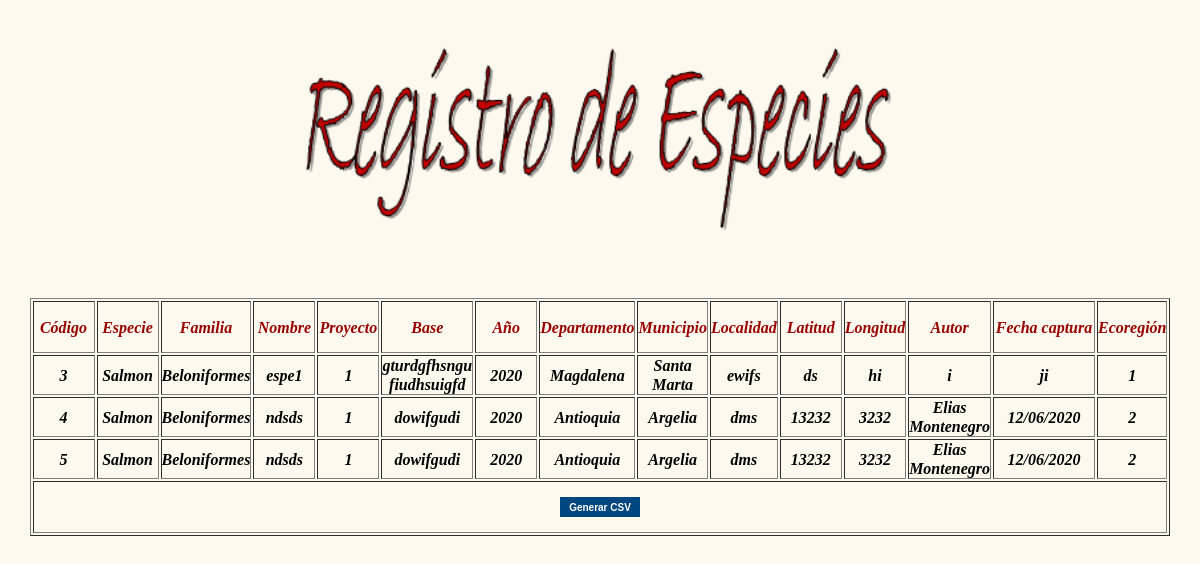
The page /verespecies.php on the database its author committed.
### tables this page shows
CREATE TABLE IF NOT EXISTS `analisis` (
  `codregesp` int(7) NOT NULL AUTO_INCREMENT,
  `idespecie` int(6) NOT NULL,
  `idfamilia` int(4) NOT NULL,
  `nomespest` varchar(70) NOT NULL,
  `proyecto` varchar(50) NOT NULL,
  `base` varchar(300) NOT NULL,
  `anio` int(4) NOT NULL,
  `dept` int(2) NOT NULL,
  `mnpio` int(4) NOT NULL,
  `localidad` varchar(10) NOT NULL,
  `latitud` varchar(30) NOT NULL,
  `longitud` varchar(30) NOT NULL,
  `autor` varchar(40) NOT NULL,
  `feccapt` varchar(10) NOT NULL,
  `ecoregion` varchar(40) NOT NULL,
  PRIMARY KEY (`codregesp`)
);

CREATE TABLE IF NOT EXISTS `especies` (
  `idespecie` int(6) NOT NULL AUTO_INCREMENT,
  `nomespecie` varchar(50) NOT NULL,
  PRIMARY KEY (`idespecie`)
);

CREATE TABLE IF NOT EXISTS `familia` (
  `idfamilia` int(4) NOT NULL AUTO_INCREMENT,
  `nomfamilia` varchar(50) NOT NULL,
  PRIMARY KEY (`idfamilia`)
);

CREATE TABLE IF NOT EXISTS `departamentos` (
  `IdDepart` int(2) NOT NULL,
  `NomDep` varchar(100) NOT NULL,
  PRIMARY KEY (`IdDepart`)
);

CREATE TABLE IF NOT EXISTS `municipios` (
  `codmun` int(4) NOT NULL,
  `idmun` int(3) NOT NULL,
  `NomMunicipio` varchar(100) NOT NULL,
  `IdDept` int(2) NOT NULL,
  PRIMARY KEY (`codmun`)
);

### consultas.php (the view, shortened to what this page needs)
<?php
function mostrardatos(){
	$sql = mysql_query("select * from analisis");
	while($row = mysql_fetch_assoc($sql)){
		echo"<tr>";
		echo "<td align='center'><label class='texto3'>".$row["codregesp"]."</label></td>";
		$especie = $row["idespecie"];
		$sql2 = mysql_query("select * from especies where idespecie='$especie'");
		$row2 = mysql_fetch_assoc($sql2);
		$nesp = $row2["nomespecie"];
		echo "<td align='center'><label class='texto3'>".$nesp."</label></td>";
		$familia = $row["idfamilia"];
		$sql3 = mysql_query("select * from familia where idfamilia='$familia'");
		$row3 = mysql_fetch_assoc($sql3);
		$nfamilia = $row3["nomfamilia"];
		echo "<td align='center'><label class='texto3'>".$nfamilia."</label></td>";
		echo "<td align='center'><label class='texto3'>".$row["nomespest"]."</td>";
		echo "<td align='center'><label class='texto3'>".$row["proyecto"]."</label></td>";
		echo "<td align='center'><label class='texto3'>".$row["base"]."</td>";
		echo "<td align='center'><label class='texto3'>".$row["anio"]."</label></td>";
		$dpt = $row["dept"];
		$sql4 = mysql_query("select * from departamentos where IdDepart='$dpt'");
		$row4 = mysql_fetch_assoc($sql4);
		$depart = $row4["NomDep"];
		echo "<td align='center'><label class='texto3'>".$depart."</td>";
		$mun = $row["mnpio"];
		$sql5 = mysql_query("select * from municipios where codmun='$mun'");
		$row5 = mysql_fetch_assoc($sql5);
		$muni = $row5["NomMunicipio"];
		echo "<td align='center'><label class='texto3'>".$muni."</label></td>";
		echo "<td align='center'><label class='texto3'>".$row["localidad"]."</td>";
		echo "<td align='center'><label class='texto3'>".$row["latitud"]."</label></td>";
		echo "<td align='center'><label class='texto3'>".$row["longitud"]."</td>";
		echo "<td align='center'><label class='texto3'>".$row["autor"]."</label></td>";
		echo "<td align='center'><label class='texto3'>".$row["feccapt"]."</td>";
		echo "<td align='center'><label class='texto3'>".$row["ecoregion"]."</label></td>";
	}
}
?>

### verespecies.php (shortened to what this page needs)
<?php
include "consultas.php";
?>
<!DOCTYPE html PUBLIC "-//W3C//DTD XHTML 1.0 Transitional//EN" "http://www.w3.org/TR/xhtml1/DTD/xhtml1-transitional.dtd">
<html xmlns="http://www.w3.org/1999/xhtml">
<head><meta http-equiv="Content-Type" content="text/html; charset=windows-1252">
<link href="estilo3.css" rel="stylesheet" type="text/css" />
<link href="estilos2.css" rel="stylesheet" type="text/css" />
<link href="estilos.css" rel="stylesheet" type="text/css" />
</head>
<body>
<div id="body">
		<br />	<br />
    <div id="top">
	    <img src="logo.PNG" width="700" height="200"/>
    </div>
	<br />	<br />	<br />	<br />	<br />	<br />
</div>
<br /><br /><br /><br />
</body>
<center>
<table align="center" border="1">
	<tr>
		<td height="50" width="60" align="center"> <label class="texto2">	Código			</label></td>
		<td height="50" width="60" align="center"> <label class="texto2">	Especie			</label></td>
		<td height="50" width="60" align="center"> <label class="texto2">	Familia			</label></td>
		<td height="50" width="60" align="center"> <label class="texto2">	Nombre			</label></td>
		<td height="50" width="60" align="center"> <label class="texto2">	Proyecto		</label></td>
		<td height="50" width="60" align="center"> <label class="texto2">	Base			</label></td>
		<td height="50" width="60" align="center"> <label class="texto2">	Año				</label></td>
		<td height="50" width="60" align="center"> <label class="texto2">	Departamento	</label></td>
		<td height="50" width="60" align="center"> <label class="texto2">	Municipio		</label></td>
		<td height="50" width="60" align="center"> <label class="texto2">	Localidad		</label></td>
		<td height="50" width="60" align="center"> <label class="texto2">	Latitud			</label></td>
		<td height="50" width="60" align="center"> <label class="texto2">	Longitud		</label></td>
		<td height="50" width="60" align="center"> <label class="texto2">	Autor			</label></td>
		<td height="50" width="100" align="center"><label class="texto2">	Fecha captura	</label></td>
		<td height="50" width="60" align="center"> <label class="texto2">	Ecoregión		</label></td>
	</tr>
	<?php mostrardatos(); ?>
	<tr>
		<td colspan="15" height="50" align="center">
						<button onclick="location.href='generarcsv.php'" class="botton">Generar CSV</button>
		</td>
	</tr>
</table>
</center>
</html>

### estilo3.css (style rules this page uses)
.botton { font-size:10px; font-family:Verdana,Helvetica; font-weight:bold; color:white; background:#00467F; border:0px; width:80px; height:19px; }
* { margin:0; padding:0 }
body { background:url(images/bg.gif) repeat-x 0 0 #FDF9EE; color:#4E4628; font:normal 14px/19px Arial,Helvetica,sans-serif;margin:0; padding:0; }
#top { color:#4E4628; width:700px; height:70px; }
#body { border: #000; width: 700px; margin: 0 auto; position: relative; }

### estilos2.css (style rules this page uses)
body { color:#4E4628; font-family: 'Roboto', Arial, Tahoma, Sans-serif, Verdana, Helvetica; font-size: 62.5%; }

### estilos.css (style rules this page uses)
.texto2 { font-family: "Times New Roman", Times, serif; font-size:12pt; font-style: italic; font-weight: bold; color: #990000; }
.texto3 { font-family: "Times New Roman", Times, serif; font-size:12pt; font-style: italic; font-weight: bold; color: #000000; }
.botton { font-size:10px; font-family:Verdana,Helvetica; font-weight:bold; color:white; background:#00467F; border:0px; width:80px; height:20px; }

### rows shown on the page
analisis: codregesp "3", idespecie.nomespecie "Salmon", idfamilia.nomfamilia "Beloniformes", nomespest "espe1", proyecto "1", base "gturdgfhsngu fiudhsuigfd", anio "2020", departamentos.NomDep "Magdalena", municipios.NomMunicipio "Santa Marta", localidad "ewifs", latitud "ds", longitud "hi", autor "i", feccapt "ji", ecoregion "1"
analisis: codregesp "4", idespecie.nomespecie "Salmon", idfamilia.nomfamilia "Beloniformes", nomespest "ndsds", proyecto "1", base "dowifgudi", anio "2020", departamentos.NomDep "Antioquia", municipios.NomMunicipio "Argelia", localidad "dms", latitud "13232", longitud "3232", autor "Elias Montenegro", feccapt "12/06/2020", ecoregion "2"
analisis: codregesp "5", idespecie.nomespecie "Salmon", idfamilia.nomfamilia "Beloniformes", nomespest "ndsds", proyecto "1", base "dowifgudi", anio "2020", departamentos.NomDep "Antioquia", municipios.NomMunicipio "Argelia", localidad "dms", latitud "13232", longitud "3232", autor "Elias Montenegro", feccapt "12/06/2020", ecoregion "2"
